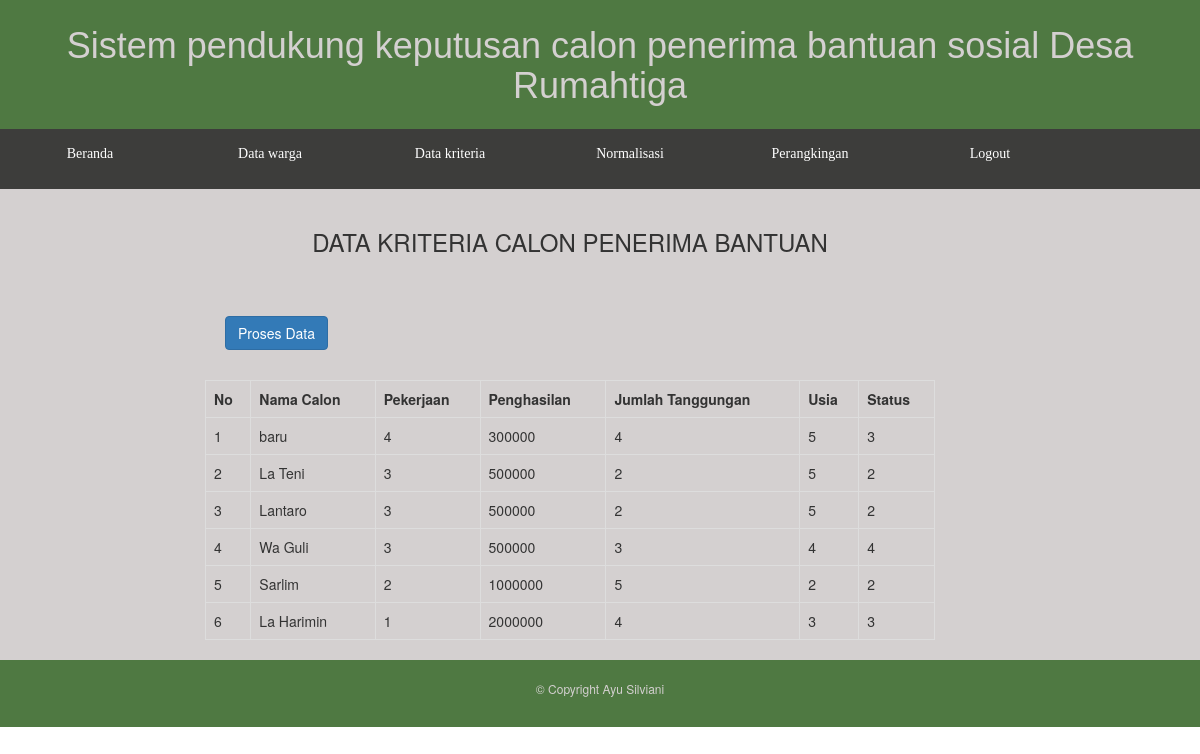
Page /kriteria.php on the committed database.
### tables this page shows
CREATE TABLE `alternatif` (
  `id_alternatif` int(11) NOT NULL,
  `id_warga` int(11) NOT NULL,
  `pekerjaan` varchar(50) NOT NULL,
  `penghasilan` varchar(50) NOT NULL,
  `jml_tanggungan` varchar(50) NOT NULL,
  `usia` varchar(50) NOT NULL,
  `status` varchar(50) NOT NULL
);

CREATE TABLE `data_warga` (
  `id_warga` int(11) NOT NULL,
  `nama_kk` varchar(50) NOT NULL,
  `no_ktp` varchar(20) NOT NULL,
  `jenis_kelamin` varchar(20) NOT NULL,
  `alamat` varchar(100) NOT NULL,
  `no_hp` varchar(15) NOT NULL
);

### kriteria.php (the view, shortened to what this page needs)
<!DOCTYPE html>
<html>
<head>
    <link rel="stylesheet" type="text/css" href="style.css">
    <link rel="stylesheet" href="style/bootstrap.min.css" />
</head>
<body>
    <header style="margin-top: -3vh;">
        <h1> Sistem pendukung keputusan calon penerima bantuan sosial Desa Rumahtiga</h1>
    </header>
    <menu style="margin-top: -2vh;">
        <ul>
            <li><a href="index.php">Beranda</a></li>
            <li><a href="daftar.php">Data warga</a></li>
            <li><a href="kriteria.php">Data kriteria</a></li>
            <li><a href="normalisasi.php">Normalisasi</a></li>
            <li><a href="perangkingan.php">Perangkingan</a></li>
            <li><a href="logout.php">Logout</a></li>
        </ul>
    </menu>
    <article>
        <div class="row container">
            <div class="col-md-8 col-md-offset-2">
                <p>
                    <center>
                        <h3>DATA KRITERIA CALON PENERIMA BANTUAN</h3>
                    </center>
                </p>
                <br>
                <p>
                    <a class="btn btn-primary" href="prosesData.php">Proses Data</a>
                </p>
                <table class="table table-bordered">
                    <tr>
                        <th>
                            No
                        </th>
                        <th>
                            Nama Calon
                        </th>
                        <th>
                            Pekerjaan
                        </th>
                        <th>
                            Penghasilan
                        </th>
                        <th>
                            Jumlah Tanggungan
                        </th>
                        <th>
                            Usia
                        </th>
                        <th>
                            Status
                        </th>
                    </tr>
                    <?php
                    require "koneksi.php";
                    $no = 1;
                    $data = mysqli_query($koneksi, "SELECT * FROM alternatif JOIN data_warga ON alternatif.id_warga = data_warga.id_warga ORDER BY alternatif.id_alternatif DESC");
                    while ($row = mysqli_fetch_assoc($data)) {
                    ?>
                        <tr>
                            <td>
                                <?php echo $no++; ?>
                            </td>
                            <td>
                                <?php echo $row['nama_kk']; ?>
                            </td>
                            <td>
                                <?php echo $row['pekerjaan']; ?>
                            </td>
                            <td>
                                <?php echo $row['penghasilan']; ?>
                            </td>
                            <td>
                                <?php echo $row['jml_tanggungan']; ?>
                            </td>
                            <td>
                                <?php echo $row['usia']; ?>
                            </td>
                            <td>
                                <?php echo $row['status']; ?>
                            </td>
                        </tr>
                    <?php
                    }
                    ?>
                </table>
            </div>
        </div>
    </article>
    <footer>
        <p>&copy; Copyright Ayu Silviani</p>
    </footer>
</body>
</html>

### style.css (style rules this page uses)
* { padding: 0px; margin: 0px; }
html,body { height: 100%; }
header { background-color: #4f7942; font-family: verdana, arial, arial, black; }
header h1 { color: #d4d0d0; padding: 30px; text-align: center; }
menu { background-color: #3d3d3b; height: 60px; }
menu ul { list-style: none; line-height: 50px; }
menu ul li { float: left; width: 15%; text-align: center; }
menu ul li a { color: white; text-decoration: none; font-family: verdana; display: block; }
article { background-color: #d4d0d0; }
article p { padding-bottom: 20px; font-size: 18px; text-align: justify; padding-left: 20px; padding-right: 20px; }
footer { background-color: #4f7942; padding: 20px; }
footer p { text-align: center; color: #d4d0d0; font-size: 12px; }

### rows in the picture
alternatif: id_warga.nama_kk "baru", pekerjaan "4", penghasilan "300000", jml_tanggungan "4", usia "5", status "3"
alternatif: id_warga.nama_kk "La Teni", pekerjaan "3", penghasilan "500000", jml_tanggungan "2", usia "5", status "2"
alternatif: id_warga.nama_kk "Lantaro", pekerjaan "3", penghasilan "500000", jml_tanggungan "2", usia "5", status "2"
alternatif: id_warga.nama_kk "Wa Guli", pekerjaan "3", penghasilan "500000", jml_tanggungan "3", usia "4", status "4"
alternatif: id_warga.nama_kk "Sarlim", pekerjaan "2", penghasilan "1000000", jml_tanggungan "5", usia "2", status "2"
alternatif: id_warga.nama_kk "La Harimin", pekerjaan "1", penghasilan "2000000", jml_tanggungan "4", usia "3", status "3"
